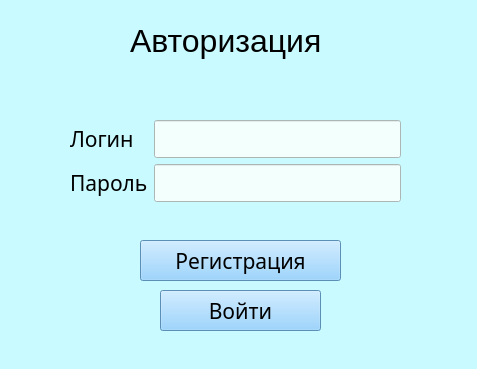
<?xml version="1.0" encoding="UTF-8"?>
<ui version="4.0">
 <class>Form</class>
 <widget class="QWidget" name="Form">
  <property name="geometry">
   <rect>
    <x>0</x>
    <y>0</y>
    <width>477</width>
    <height>369</height>
   </rect>
  </property>
  <property name="windowTitle">
   <string>Form</string>
  </property>
  <property name="styleSheet">
   <string notr="true">background-color: rgb(201, 250, 255);</string>
  </property>
  <widget class="QLabel" name="client_label">
   <property name="geometry">
    <rect>
     <x>130</x>
     <y>20</y>
     <width>251</width>
     <height>41</height>
    </rect>
   </property>
   <property name="font">
    <font>
     <pointsize>24</pointsize>
    </font>
   </property>
   <property name="text">
    <string>Авторизация</string>
   </property>
  </widget>
  <widget class="QPushButton" name="pushButton_delete">
   <property name="geometry">
    <rect>
     <x>160</x>
     <y>290</y>
     <width>161</width>
     <height>41</height>
    </rect>
   </property>
   <property name="font">
    <font>
     <family>Cascadia Mono Light</family>
     <pointsize>16</pointsize>
    </font>
   </property>
   <property name="styleSheet">
    <string notr="true">background-color: rgb(128, 200, 255);</string>
   </property>
   <property name="text">
    <string>Войти</string>
   </property>
  </widget>
  <widget class="QPushButton" name="pushButton_delete_2">
   <property name="geometry">
    <rect>
     <x>140</x>
     <y>240</y>
     <width>201</width>
     <height>41</height>
    </rect>
   </property>
   <property name="font">
    <font>
     <family>Cascadia Mono Light</family>
     <pointsize>16</pointsize>
    </font>
   </property>
   <property name="styleSheet">
    <string notr="true">background-color: rgb(128, 200, 255);</string>
   </property>
   <property name="text">
    <string>Регистрация</string>
   </property>
  </widget>
  <widget class="QWidget" name="layoutWidget">
   <property name="geometry">
    <rect>
     <x>70</x>
     <y>120</y>
     <width>331</width>
     <height>107</height>
    </rect>
   </property>
   <layout class="QFormLayout" name="formLayout">
    <item row="1" column="1">
     <widget class="QLineEdit" name="lineEdit_Imia_2">
      <property name="font">
       <font>
        <family>Cascadia Mono Light</family>
        <pointsize>16</pointsize>
       </font>
      </property>
      <property name="styleSheet">
       <string notr="true">background-color: rgb(242, 255, 253);</string>
      </property>
     </widget>
    </item>
    <item row="1" column="0">
     <widget class="QLabel" name="label_imia">
      <property name="font">
       <font>
        <family>Cascadia Mono Light</family>
        <pointsize>16</pointsize>
       </font>
      </property>
      <property name="text">
       <string>Логин</string>
      </property>
     </widget>
    </item>
    <item row="2" column="1">
     <widget class="QLineEdit" name="lineEdit_Imia_3">
      <property name="font">
       <font>
        <family>Cascadia Mono Light</family>
        <pointsize>16</pointsize>
       </font>
      </property>
      <property name="styleSheet">
       <string notr="true">background-color: rgb(242, 255, 253);</string>
      </property>
     </widget>
    </item>
    <item row="2" column="0">
     <widget class="QLabel" name="label_imia_2">
      <property name="font">
       <font>
        <family>Cascadia Mono Light</family>
        <pointsize>16</pointsize>
       </font>
      </property>
      <property name="text">
       <string>Пароль</string>
      </property>
     </widget>
    </item>
   </layout>
  </widget>
  <widget class="QLabel" name="label_pustaia">
   <property name="geometry">
    <rect>
     <x>0</x>
     <y>70</y>
     <width>431</width>
     <height>39</height>
    </rect>
   </property>
   <property name="font">
    <font>
     <family>Cascadia Mono Light</family>
     <pointsize>16</pointsize>
    </font>
   </property>
   <property name="text">
    <string/>
   </property>
  </widget>
 </widget>
 <resources/>
 <connections/>
</ui>
